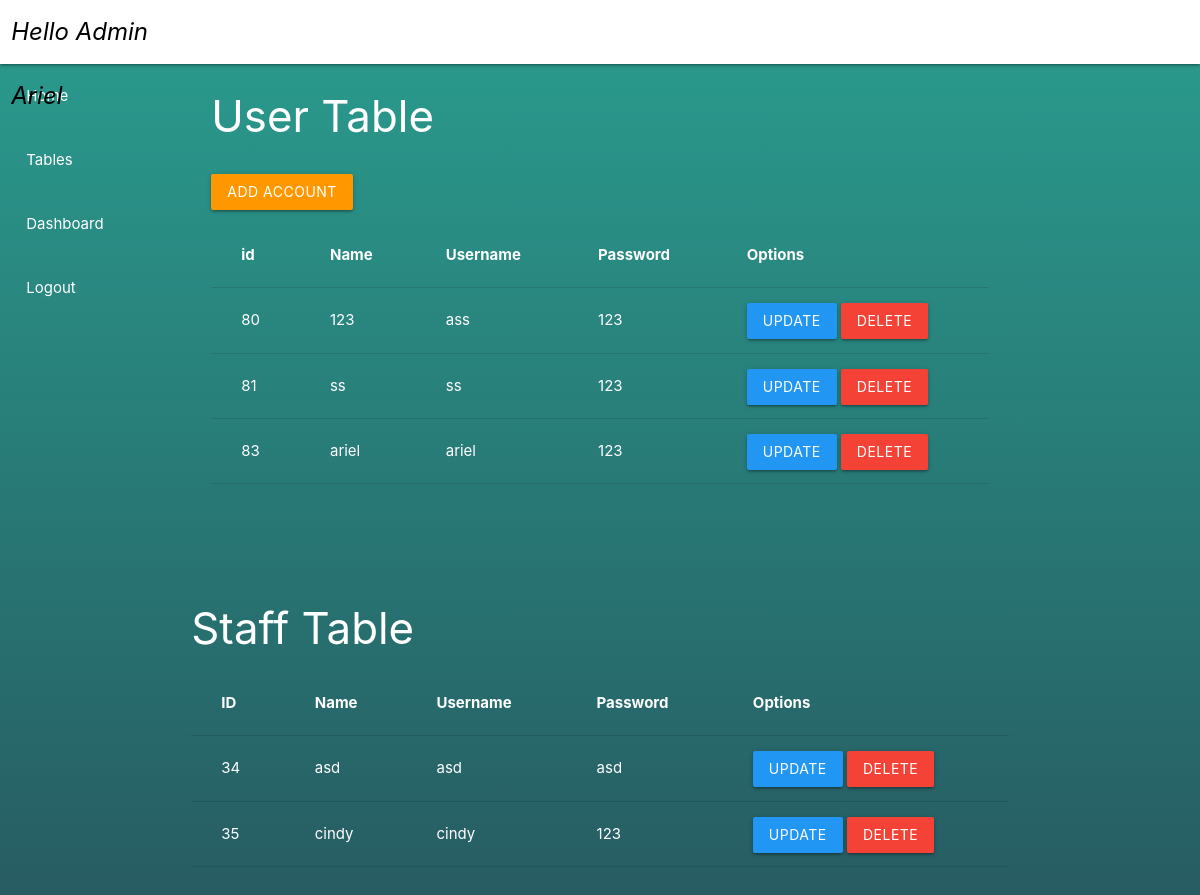
/Table.php (signed in), run on the app's committed database.
### tables this page shows
CREATE TABLE `user` (
  `user_id` int(11) NOT NULL,
  `username` varchar(11) NOT NULL,
  `password` varchar(100) NOT NULL,
  `name` varchar(11) NOT NULL
);

CREATE TABLE `staff` (
  `staff_id` int(11) NOT NULL,
  `username` varchar(20) NOT NULL,
  `password` varchar(100) NOT NULL,
  `name` varchar(20) NOT NULL
);

### Table.php (the view, shortened to what this page needs)
<?php
include "connection_db.php";
?>
<!DOCTYPE html>
<html lang="en">
<head>
    <link type="text/css" rel="stylesheet" href="materialize/css/materialize.css" media="screen,projection" />
</head>
<body>
    <div class="mytablebackground">
        <nav>
            <div class="nav-wrapper white">
                <div class="row">
                    <div class="col s2">
                        <i
                            class="black-text left"><?php echo isset($_SESSION['admin']) ? "Hello Admin " . $_SESSION['admin'] : '' ; ?></i>
                    </div>
                </div>
            </div>
            <div class="row">
                <div class="col s2">
                    <ul class="left hide-on-med-and-down">
                        <li><a href="Admin_index.php">Home</a></li><br>
                        <li><a href="Table.php">Tables</a></li><br>
                        <li><a href="Dashboard.php">Dashboard</a></li><br>
                        <li><a href="Logout.php">Logout</a></li>
                        <br><br><br><br><br>
                    </ul>
                </div>
                <div class="col s8">
                    <h3>User Table</h3>
                    <a class="btn orange" href="adminCreateAccount.php">Add Account</a>
                    <table class="white-text">
                        <tr>
                            <th>id</th>
                            <th>Name</th>
                            <th>Username</th>
                            <th>Password</th>
                            <th>Options</th>
                        </tr>
                        <tr>
                            <?php
                            $sql = "SELECT * FROM user";
                            $results = mysqli_query($conn, $sql);
                            while($row = mysqli_fetch_assoc($results)) {
                            ?>
                            <td> <?php echo $row['user_id'];?> </td>
                            <td> <?php echo $row['name'];?> </td>
                            <td> <?php echo $row['username'];?> </td>
                            <td> <?php echo $row['password'];?> </td>
                            <td>
                                <button class="btn blue"
                                    onclick="location.href = 'updateUser.php?id=<?php echo $row['user_id'];?>'">Update</button>
                                <button class="btn red"
                                    onclick="location.href = 'deleteUser.php?id=<?php echo $row['user_id'];?>'">Delete</button>
                            </td>
                        </tr>
                        <?php }?>
                    </table>
                </div>
                <div class="container">
                    <div class="col s12">
                        <h3>Staff Table</h3>
                        <table class="white-text">
                            <tr>
                                <th>ID</th>
                                <th>Name</th>
                                <th>Username</th>
                                <th>Password</th>
                                <th>Options</th>
                            </tr>
                            <tr>
                                <?php
        $sql = "SELECT * FROM staff";
        $results = mysqli_query($conn, $sql);
        while($row = mysqli_fetch_assoc($results)) {
        ?>
                                <td> <?php echo $row['staff_id'];?></td>
                                <td> <?php echo $row['name'];?> </td>
                                <td> <?php echo $row['username'];?> </td>
                                <td> <?php echo $row['password'];?></td>
                                <td>
                                    <button class="btn blue"
                                        onclick="location.href = 'updateStaff.php?id=<?php echo $row['staff_id']; ?>'">Update</button>
                                    <button class="btn red"
                                        onclick="location.href = 'deleteStaff.php?id=<?php echo $row['staff_id'];?>'">Delete</button>
                                </td>
                            </tr>
                            <?php };
    ?>
                        </table>
                    </div>
        </nav>
    </div>
</body>
</html>

### data on the page
user: user_id "80", name "123", username "ass", password "123"
user: user_id "81", name "ss", username "ss", password "123"
user: user_id "83", name "ariel", username "ariel", password "123"
staff: staff_id "34", name "asd", username "asd", password "asd"
staff: staff_id "35", name "cindy", username "cindy", password "123"

### other printed values
$_SESSION['admin'] "Ariel"
